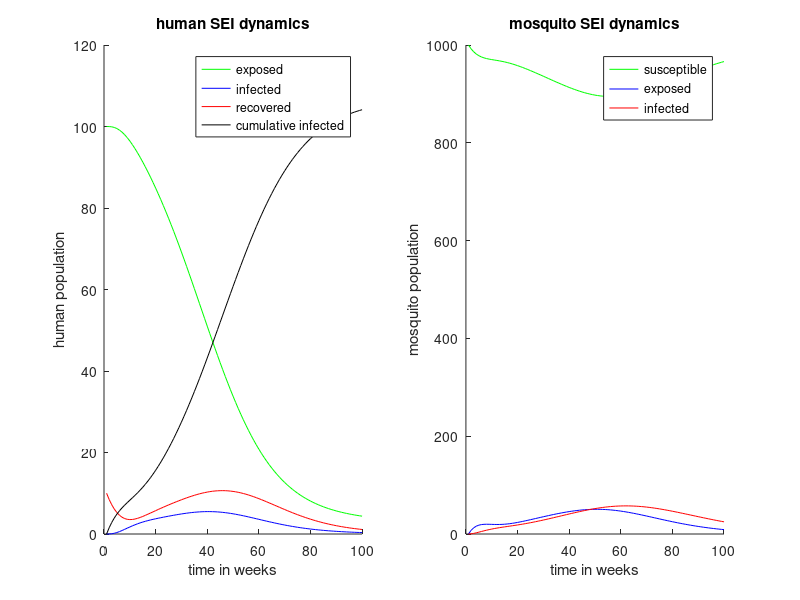

Here is the MATLAB script that generated this plot:
function [] = SEIR_SEI_Model()
init = [100,0,10,0,1,1000,0,0,0];
tspan = 1:100;
param_struct = ...
    {'beta_hv', 0.24;
     'beta_vh', 0.24;
     'gamma_h', 1/6;
     'mu_h', 1/(70*365);
     'nu_h', 1/3;
     'psi_v', 0.3;
     'mu_v', 1/14;
     'nu_v', 1/11;
     'sigma_h', 19;
     'sigma_v', 0.5;
     'H0', 100;
     'K_v',1000;
    }';
params = struct(param_struct{:});
array_names = param_struct(1,:);

[t,out] = ode45(@(t,Y)rhs_seir_sei(t,Y,params), tspan, init);

subplot(1,2,1)
hold on
plot(t, out(:,1), 'g') 
plot(t, out(:,2), 'b') 
plot(t, out(:,3), 'r') 
plot(t, out(:,4), 'k')
legend('exposed','infected','recovered', 'cumulative infected')
hold off

xlabel('time in weeks')
ylabel('human population')
title('human SEI dynamics')
subplot(1,2,2)
hold on
plot(t, out(:,6), 'g') 
plot(t, out(:,7), 'b')
plot(t, out(:,8), 'r')
legend('susceptible','exposed','infected')

xlabel('time in weeks')
ylabel('mosquito population')
title('mosquito SEI dynamics')

end

function [out] = rhs_seir_sei(tspan,init,P)
out = zeros(size(init));
sh = init(1);
eh = init(2);
ih = init(3);
rh = init(4);
cumulative_ih = init(5);
%% Vectors
sv = init(6);
ev = init(7);
iv = init(8);
cumulative_iv = init(9);

%% Calculations
N_h = sh+eh+ih+rh;
N_v = sv+ev+iv;
lambda_h = (P.sigma_v*P.sigma_h*P.beta_hv*N_v)/(P.sigma_v*N_v + P.sigma_h *N_h) * (iv/N_v); 

out(1) = P.mu_h*P.H0 - lambda_h * sh - P.mu_h*sh;
out(2) = lambda_h*sh - (P.nu_h+P.mu_h)*eh;
out(3) = P.nu_h*eh - (P.gamma_h + P.mu_h)*ih;
out(4) = P.gamma_h*ih - P.mu_h*rh;
out(5) = P.nu_h*eh;

lambda_v = (P.sigma_v*P.sigma_h*P.beta_vh*N_h)/(P.sigma_v*N_v + P.sigma_h *N_h) * (ih/N_h); 

out(6) = (P.psi_v - (P.psi_v - P.mu_v)*(N_v/P.K_v))*N_v - lambda_v*sv - P.mu_v*sv;
out(7) = lambda_v*sv - (P.nu_v + P.mu_v)*ev;
out(8) = P.nu_v*ev - P.mu_v*iv;% Infected
out(9) = P.nu_v*ev;

end